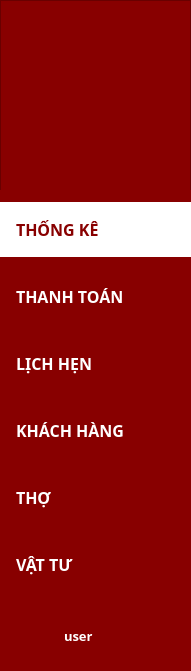
     <widget class="QWidget" name="widget" native="true">
      <property name="geometry">
       <rect>
        <x>0</x>
        <y>0</y>
        <width>191</width>
        <height>671</height>
       </rect>
      </property>
      <property name="styleSheet">
       <string notr="true">QWidget{
	background-color: rgb(136, 0, 0);
}
QPushButton{
	color: rgb(255, 255, 255);
	padding: 16px;
	text-align: left;
	border:none;
}
QPushButton:hover{
	background-color: rgb(168, 0, 0);
}
QPushButton:checked{
	background-color: rgb(255, 255, 255);
	color: rgb(136, 0, 0);
}</string>
      </property>
      <widget class="QFrame" name="frame_logo">
       <property name="geometry">
        <rect>
         <x>0</x>
         <y>0</y>
         <width>191</width>
         <height>191</height>
        </rect>
       </property>
       <property name="styleSheet">
        <string notr="true">image: url(:/img/Barbershop/2.png);</string>
       </property>
       <property name="frameShape">
        <enum>QFrame::StyledPanel</enum>
       </property>
       <property name="frameShadow">
        <enum>QFrame::Raised</enum>
       </property>
      </widget>
      <widget class="QWidget" name="layoutWidget_9">
       <property name="geometry">
        <rect>
         <x>0</x>
         <y>190</y>
         <width>191</width>
         <height>415</height>
        </rect>
       </property>
       <layout class="QVBoxLayout" name="verticalLayout">
        <property name="spacing">
         <number>0</number>
        </property>
        <item>
         <widget class="QPushButton" name="thongke_btn">
          <property name="font">
           <font>
            <family>Noto Sans</family>
            <pointsize>12</pointsize>
            <weight>75</weight>
            <bold>true</bold>
           </font>
          </property>
          <property name="text">
           <string>THỐNG KÊ</string>
          </property>
          <property name="checkable">
           <bool>true</bool>
          </property>
          <property name="checked">
           <bool>true</bool>
          </property>
          <property name="autoExclusive">
           <bool>true</bool>
          </property>
         </widget>
        </item>
        <item>
         <widget class="QPushButton" name="thanhtoan_btn">
          <property name="font">
           <font>
            <family>Noto Sans</family>
            <pointsize>12</pointsize>
            <weight>75</weight>
            <bold>true</bold>
           </font>
          </property>
          <property name="text">
           <string>THANH TOÁN</string>
          </property>
          <property name="checkable">
           <bool>true</bool>
          </property>
          <property name="autoExclusive">
           <bool>true</bool>
          </property>
         </widget>
        </item>
        <item>
         <widget class="QPushButton" name="lichhen_btn">
          <property name="font">
           <font>
            <family>Noto Sans</family>
            <pointsize>12</pointsize>
            <weight>75</weight>
            <bold>true</bold>
           </font>
          </property>
          <property name="cursor">
           <cursorShape>PointingHandCursor</cursorShape>
          </property>
          <property name="styleSheet">
           <string notr="true"/>
          </property>
          <property name="text">
           <string>LỊCH HẸN</string>
          </property>
          <property name="checkable">
           <bool>true</bool>
          </property>
          <property name="autoExclusive">
           <bool>true</bool>
          </property>
         </widget>
        </item>
        <item>
         <widget class="QPushButton" name="khachhang_btn">
          <property name="font">
           <font>
            <family>Noto Sans</family>
            <pointsize>12</pointsize>
            <weight>75</weight>
            <bold>true</bold>
           </font>
          </property>
          <property name="cursor">
           <cursorShape>PointingHandCursor</cursorShape>
          </property>
          <property name="styleSheet">
           <string notr="true"/>
          </property>
          <property name="text">
           <string>KHÁCH HÀNG</string>
          </property>
          <property name="checkable">
           <bool>true</bool>
          </property>
          <property name="autoExclusive">
           <bool>true</bool>
          </property>
         </widget>
        </item>
        <item>
         <widget class="QPushButton" name="tho_btn">
          <property name="font">
           <font>
            <family>Noto Sans</family>
            <pointsize>12</pointsize>
            <weight>75</weight>
            <bold>true</bold>
           </font>
          </property>
          <property name="cursor">
           <cursorShape>PointingHandCursor</cursorShape>
          </property>
          <property name="styleSheet">
           <string notr="true"/>
          </property>
          <property name="text">
           <string>THỢ</string>
          </property>
          <property name="checkable">
           <bool>true</bool>
          </property>
          <property name="autoExclusive">
           <bool>true</bool>
          </property>
         </widget>
        </item>
        <item>
         <widget class="QPushButton" name="vattu_btn">
          <property name="font">
           <font>
            <family>Noto Sans</family>
            <pointsize>12</pointsize>
            <weight>75</weight>
            <bold>true</bold>
           </font>
          </property>
          <property name="cursor">
           <cursorShape>PointingHandCursor</cursorShape>
          </property>
          <property name="styleSheet">
           <string notr="true"/>
          </property>
          <property name="text">
           <string>VẬT TƯ</string>
          </property>
          <property name="checkable">
           <bool>true</bool>
          </property>
          <property name="autoExclusive">
           <bool>true</bool>
          </property>
         </widget>
        </item>
       </layout>
      </widget>
      <widget class="QLabel" name="label_9">
       <property name="geometry">
        <rect>
         <x>20</x>
         <y>620</y>
         <width>31</width>
         <height>31</height>
        </rect>
       </property>
       <property name="text">
        <string/>
       </property>
       <property name="pixmap">
        <pixmap resource="bg_img.qrc">:/img/user.png</pixmap>
       </property>
       <property name="scaledContents">
        <bool>true</bool>
       </property>
      </widget>
      <widget class="QLabel" name="username_lb">
       <property name="geometry">
        <rect>
         <x>64</x>
         <y>615</y>
         <width>111</width>
         <height>41</height>
        </rect>
       </property>
       <property name="font">
        <font>
         <family>Noto Sans</family>
         <pointsize>10</pointsize>
         <weight>75</weight>
         <bold>true</bold>
        </font>
       </property>
       <property name="styleSheet">
        <string notr="true">color: rgb(255, 255, 255);</string>
       </property>
       <property name="text">
        <string>user</string>
       </property>
      </widget>
     </widget>
